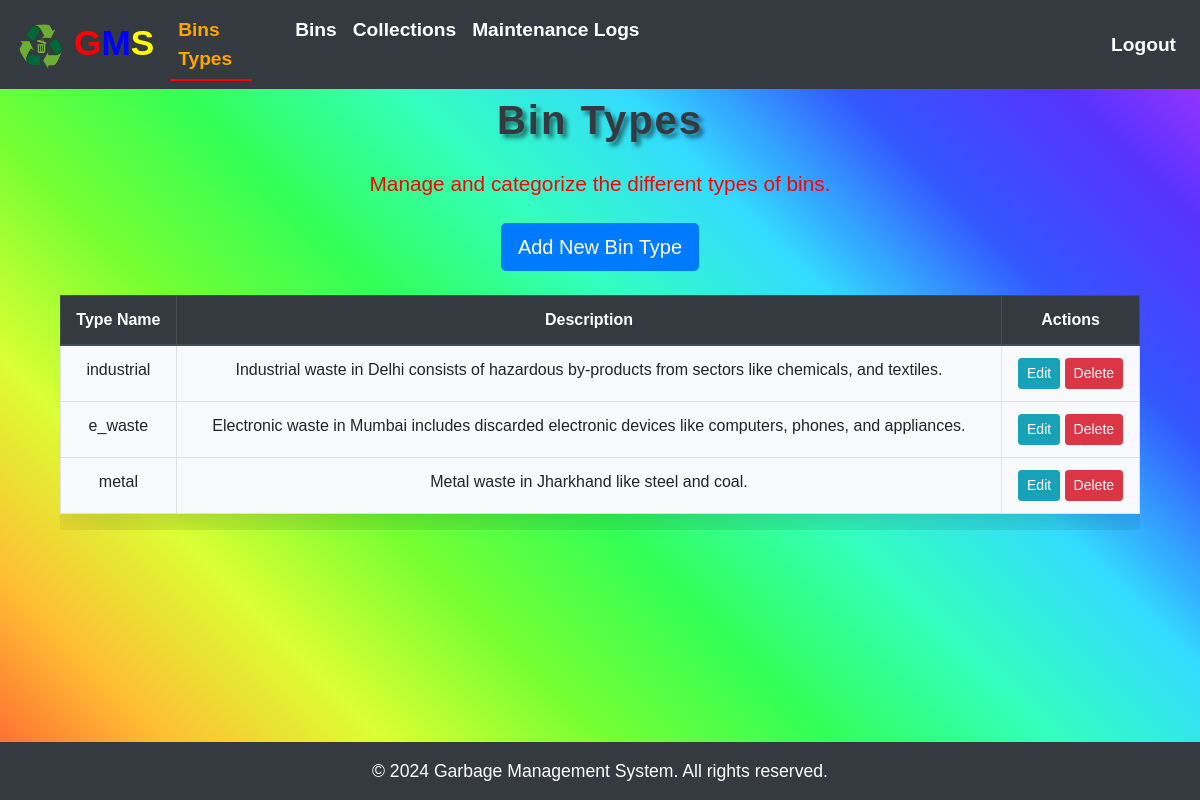
The page /bin-types/ (signed in) on the database its author committed.
### garbage_app/models.py (models this page shows, shortened)
class BinType(models.Model):
    BIN_TYPE_CHOICES = [
        ('recyclable', 'Recyclable'),
        ('organic', 'Organic'),
        ('non_recyclable', 'Non-Recyclable'),
        ('e_waste', 'Electronic Waste'),
        ('hazardous', 'Hazardous Waste'),
        ('compost', 'Compost'),
        ('paper', 'Paper'),
        ('plastic', 'Plastic'),
        ('glass', 'Glass'),
        ('metal', 'Metal'),
        ('mixed', 'Mixed Waste'),
        ('bulky', 'Bulky Waste'),
        ('medical', 'Medical Waste'),
        ('construction', 'Construction Waste'),
        ('industrial', 'Industrial Waste'),
    ]
    name = models.CharField(max_length=100, choices=BIN_TYPE_CHOICES)
    description = models.TextField(blank=True, null=True)

### garbage_app/views.py (the view)
# urls.py: path('bin-types/', views.BinTypeListView.as_view(), name='bin_type_list'),
class BinTypeListView(LoginRequiredMixin, ListView):
    model = BinType
    template_name = 'bin_type_list.html'
    context_object_name = 'bintypes'

### templates/bin_type_list.html (shortened to what this page needs)
{% extends 'base.html' %}
{% block content %}
<div class="container mt-3 py-5">
    <h1 class="text-center text-dark">Bin Types</h1>
    <p class="text-center text-active mb-4 my-4" style="font-size: 1.3rem; color:red;">Manage and categorize the different types of bins.</p>
    <div class="text-center mb-4">
        <a class="btn btn-primary btn-lg" href="{% url 'create_bin_type' %}">Add New Bin Type</a>
    </div>
    <div class="table-responsive">
        <table class="table table-hover table-bordered shadow-lg" style="background-color: #f8f9fa;">
            <thead class="thead-dark">
                <tr class="text-center">
                    <th>Type Name</th>
                    <th>Description</th>
                    <th>Actions</th>
                </tr>
            </thead>
            <tbody>
                {% for bintype in bintypes %}
                <tr class="text-center align-middle">
                    <td>{{ bintype.name }}</td>
                    <td>{{ bintype.description }}</td>
                    <td>
                        <a class="btn btn-info btn-sm" href="{% url 'update_bin_type' bintype.id %}">
                             Edit
                        </a>
                        <a class="btn btn-danger btn-sm" href="{% url 'delete_bin_type' bintype.id %}">
                             Delete
                        </a>
                    </td>
                </tr>
                {% endfor %}
            </tbody>
        </table>
    </div>
    <br><br>
</div>
{% endblock %}

### static/css/styles.css (style rules this page uses)
html, body { min-height: 100%; margin: 0; padding: 0; }
body { background: linear-gradient(45deg, #FF5733, #FFBD33, #DBFF33, #75FF33, #33FF57, #33FFBD, #33DBFF, #3357FF, #5733FF, #BD33FF) !important; background-size: cover !important; background-repeat: no-repeat !important; font-family: Arial, sans-serif !important; }
h1 { font-size: 3rem !important; font-weight: bold !important; letter-spacing: 2px !important; text-shadow: 4px 4px 4px rgba(0, 0, 0, 0.5) !important; }
.btn { transition: background-color 0.3s ease !important; }
@media (max-width: 1200px) { h1 { font-size: 2.5rem !important; } }

### rows shown on the page
BinType: name "industrial", description "Industrial waste in Delhi consists of hazardous by-products from sectors like chemicals, and textiles."
BinType: name "e_waste", description "Electronic waste in Mumbai includes discarded electronic devices like computers, phones, and appliances."
BinType: name "metal", description "Metal waste in Jharkhand like steel and coal."
